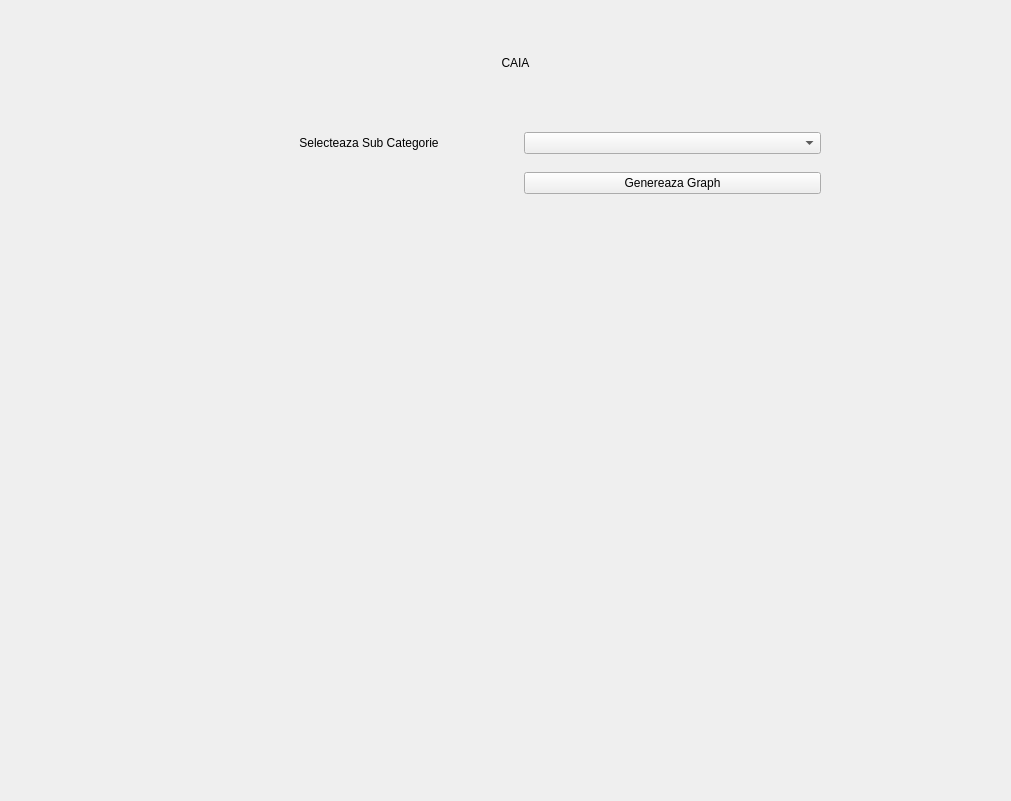
<?xml version="1.0" encoding="UTF-8"?>
<ui version="4.0">
 <class>MainWindow</class>
 <widget class="QMainWindow" name="MainWindow">
  <property name="geometry">
   <rect>
    <x>0</x>
    <y>0</y>
    <width>1011</width>
    <height>801</height>
   </rect>
  </property>
  <property name="windowTitle">
   <string>MainWindow</string>
  </property>
  <widget class="QWidget" name="centralwidget">
   <widget class="QWidget" name="layoutWidget">
    <property name="geometry">
     <rect>
      <x>220</x>
      <y>120</y>
      <width>601</width>
      <height>86</height>
     </rect>
    </property>
    <layout class="QGridLayout" name="gridLayout">
     <item row="0" column="0">
      <widget class="QLabel" name="subcategory_label">
       <property name="styleSheet">
        <string notr="true">font: 14pt &quot;Nirmala UI Semilight&quot;;</string>
       </property>
       <property name="text">
        <string>Selecteaza Sub Categorie</string>
       </property>
       <property name="alignment">
        <set>Qt::AlignCenter</set>
       </property>
      </widget>
     </item>
     <item row="0" column="1">
      <widget class="QComboBox" name="subCategory_CB">
       <property name="sizePolicy">
        <sizepolicy hsizetype="Preferred" vsizetype="Fixed">
         <horstretch>0</horstretch>
         <verstretch>0</verstretch>
        </sizepolicy>
       </property>
       <property name="minimumSize">
        <size>
         <width>0</width>
         <height>0</height>
        </size>
       </property>
       <property name="sizeIncrement">
        <size>
         <width>0</width>
         <height>0</height>
        </size>
       </property>
       <property name="styleSheet">
        <string notr="true">font: 14pt &quot;Nirmala UI Semilight&quot;;</string>
       </property>
       <property name="currentText">
        <string notr="true"/>
       </property>
       <property name="maxVisibleItems">
        <number>10000</number>
       </property>
       <property name="insertPolicy">
        <enum>QComboBox::InsertAlphabetically</enum>
       </property>
       <property name="sizeAdjustPolicy">
        <enum>QComboBox::AdjustToContents</enum>
       </property>
       <property name="modelColumn">
        <number>0</number>
       </property>
      </widget>
     </item>
     <item row="1" column="1">
      <widget class="QPushButton" name="genereazaGraph_Button">
       <property name="styleSheet">
        <string notr="true">font: 14pt &quot;Nirmala UI Semilight&quot;;</string>
       </property>
       <property name="text">
        <string>Genereaza Graph</string>
       </property>
      </widget>
     </item>
    </layout>
   </widget>
   <widget class="QLabel" name="title">
    <property name="geometry">
     <rect>
      <x>10</x>
      <y>0</y>
      <width>1011</width>
      <height>125</height>
     </rect>
    </property>
    <property name="styleSheet">
     <string notr="true">font: 87 26pt &quot;Segoe UI Black&quot;;</string>
    </property>
    <property name="text">
     <string>CAIA</string>
    </property>
    <property name="alignment">
     <set>Qt::AlignCenter</set>
    </property>
    <property name="wordWrap">
     <bool>true</bool>
    </property>
   </widget>
   <widget class="QWidget" name="gridLayoutWidget">
    <property name="geometry">
     <rect>
      <x>40</x>
      <y>230</y>
      <width>961</width>
      <height>561</height>
     </rect>
    </property>
    <layout class="QGridLayout" name="chart_layout"/>
   </widget>
  </widget>
 </widget>
 <resources/>
 <connections/>
</ui>
